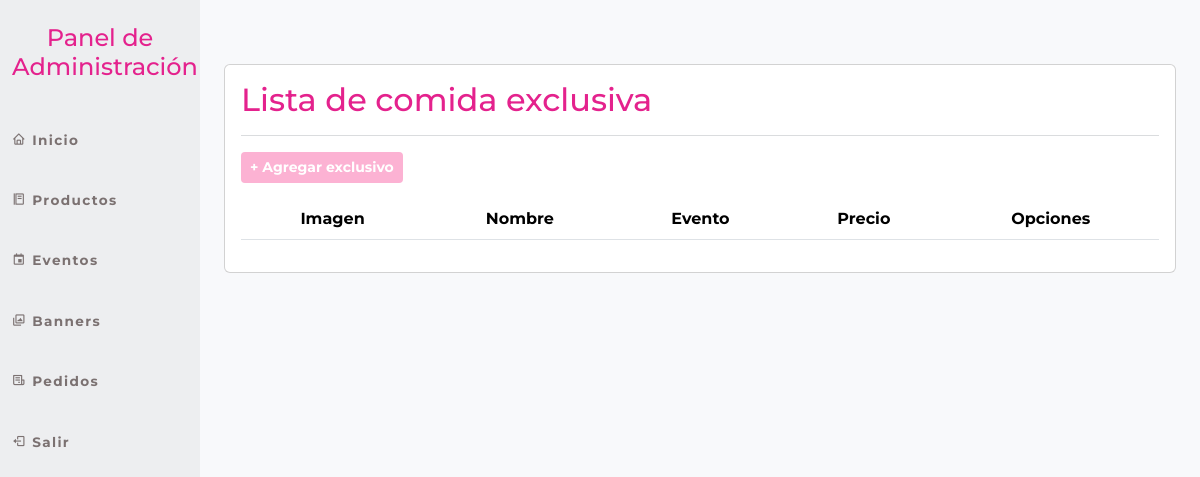
The app's page /panel_admin/exclusivos/listar/ (signed in), older data.
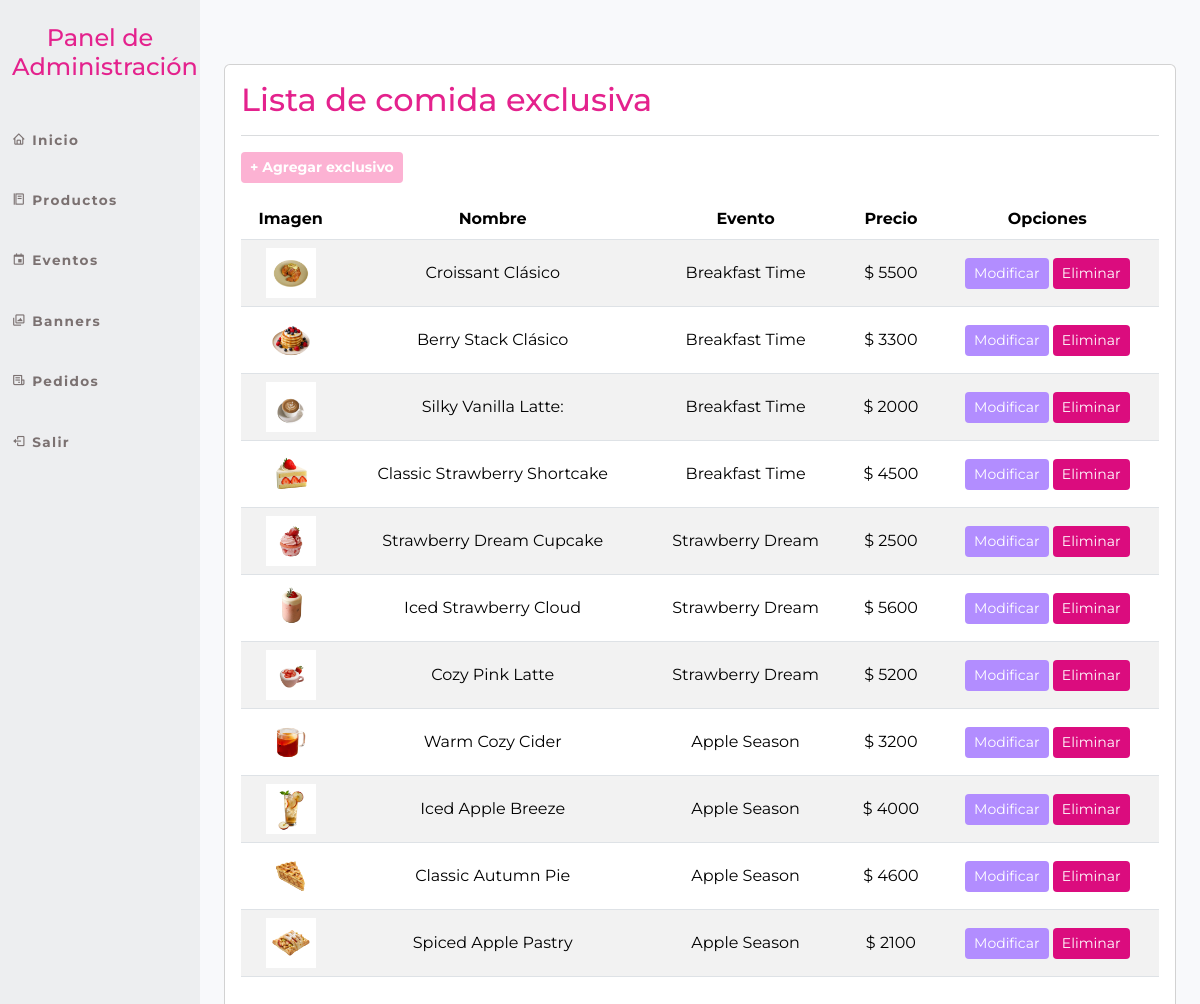
The same page, newer data.
### cafeteria_app/models.py (models this page shows, shortened)
class ExclusiveFood(models.Model):
    event = models.ForeignKey(Events, on_delete=models.CASCADE, related_name='exclusive')
    nombre = models.CharField(max_length=100)
    descripcion = models.CharField(max_length=200, blank=True)
    precio = models.PositiveIntegerField()
    image = models.ImageField(upload_to='alimentos/', blank=True, null=True)

class Events(models.Model):
    CategoryEvents = models.ForeignKey(CategoryEvents, on_delete=models.CASCADE, related_name='events')
    name = models.CharField(max_length=30)
    description = models.TextField(blank=True)
    image = models.ImageField(upload_to='events/', blank=True, null=True)
    fecha_inicio = models.DateTimeField(verbose_name="Inicio del evento", null=True, blank=True)
    fecha_fin = models.DateTimeField(verbose_name="Fin del evento", null=True, blank=True)
    def __str__(self):
        return self.name

### panel_admin/views.py (the view)
# urls.py: path('exclusivos/listar/', listar_exclusivo, name='admin_listar_exclusivo'),
@login_required(login_url='login_admin')
@user_passes_test(es_admin)
def listar_exclusivo(request):
    exclusivos = ExclusiveFood.objects.all()
    data = {'exclusivos': exclusivos}
    return render(request, 'panel_admin/eventos/listarExclusivo.html', data)

### cafeteria_app/context_processors.py (called while the page is built)
def cart(request):
    return {'cart': Cart(request)}

### panel_admin/views.py (called while the page is built)
def es_admin(user):
    return user.is_staff

### panel_admin/templates/panel_admin/eventos/listarExclusivo.html (shortened to what this page needs)
{% extends 'panel_admin/base.html' %}
{% load crispy_forms_tags %}
{% block main %}
<br><br>
<div class="card">
    <div class="card-body">
        <h2 style="font-family: 'Montserrat', sans-serif; color: #e4228d;">Lista de comida exclusiva</h2>
        <hr class="border-secondary opacity-25">
        <a href="{% url 'admin_agregar_exclusivo' %}" class="btn btn-sm mb-3" style="background-color: #FCB2D3; color: white; font-weight: bold;">+ Agregar exclusivo</a>
        <table class="table table-striped table-hover table-responsive-sm text-center align-middle">
            <thead>
                <tr>
                    <th>Imagen</th>
                    <th>Nombre</th>
                    <th>Evento</th>
                    <th>Precio</th>
                    <th>Opciones</th>
                </tr>
            </thead>
            <tbody>
                {% for ex in exclusivos %}
                <tr>
                    <td>
                        {% if ex.image %}
                            <img src="{{ ex.image.url }}" width="50" alt="{{ ex.nombre }}">
                        {% endif %}
                    </td>
                    <td>{{ ex.nombre|title }}</td>
                    <td>{{ ex.event|title }}</td>
                    <td>$ {{ ex.precio }}</td>
                    <td>
                        <a href="{% url 'admin_modificar_exclusivo' ex.id %}" class="btn btn-sm" style="background-color: #B28DFF; color: white;">Modificar</a>
                        <a href="#" onclick="eliminarExclusivo({{ ex.id }})" class="btn btn-sm" style="background-color: #db0c7e; color: white;">Eliminar</a>
                    </td>
                </tr>
                {% endfor %}
            </tbody>
        </table>
    </div>
</div>
{% endblock %}

### panel_admin/templates/panel_admin/base.html (shortened to what this page needs)
{% load static %}
<!DOCTYPE html>
<html lang="es">
<head>
    <link href="https://cdn.jsdelivr.net/npm/bootstrap@5.3.8/dist/css/bootstrap.min.css" rel="stylesheet">
    <link rel="stylesheet" href="{% static 'panel_admin/styleAdmin.css' %}">
    <link href='https://unpkg.com/boxicons@2.1.4/css/boxicons.min.css' rel='stylesheet'>
</head>
<body>
{% block content %}
<div class="container-fluid">
    <div class="row">
        {% block navbar %}
        <nav class="navbar-admin col-md-2 bg-light sidebar">
            <h1 style="color: #e4228d; text-align: center; font-size: 1.5rem; margin-top: 1.5rem;">
                Panel de Administración
            </h1>
            <ul class="nav-links flex-column mt-5" style="gap: 40px; list-style: none; padding: 0;">
                <li class="nav-item"><a class="nav-link" href="{% url 'admin_panel_admin' %}"><i class="bx bx-home"> </i> Inicio</a></li>
                <li class="nav-item"><a class="nav-link" href="{% url 'products' %}"><i class='bx bx-food-menu'></i> Productos</a></li>
                <li class="nav-item"><a class="nav-link" href="{% url 'admin_events' %}"><i class='bx bx-calendar-event'></i> Eventos</a></li>
                <li class="nav-item"><a class="nav-link" href="{% url 'admin_listar_banner' %}"><i class='bx bx-images'></i> Banners</a></li>
                <li class="nav-item"><a class="nav-link" href="{% url 'admin_listar_pedido' %}"><i class='bx bx-receipt'></i> Pedidos</a></li>
                <li class="nav-item"><a class="nav-link" href="{% url 'exit' %}"><i class='bx bx-log-out'></i> Salir</a></li>
            </ul>
        </nav>
        {% endblock %}
        <main class="col-md-10 px-md-4 mt-3">
            {% block main %}
            {% endblock %}
        </main>
    </div>
</div>
{% endblock %}
</body>
</html>

### panel_admin/static/panel_admin/styleAdmin.css (style rules this page uses)
body { font-family: 'Montserrat', sans-serif; background-color: #F8F9FB; border-bottom: none; }
.navbar-admin { position: sticky !important; background-color: #EDEEF0 !important; }
.nav-links { font-size: 2rem !important; display: flex; flex-direction: column; gap: 30px; }
.nav-links a { color: #7B7171; font-family: 'Montserrat', sans-serif; font-weight: bold; font-size: 0.85rem; letter-spacing: 0.1em; text-decoration: none !important; }
.sidebar { min-height: 100vh !important; }

Row changes from the older to the newer data that the page shows:
added ExclusiveFood: image (picture), nombre "Croissant Clásico", event "Breakfast Time", precio "5500"
added ExclusiveFood: image (picture), nombre "Berry Stack Clásico", event "Breakfast Time", precio "3300"
added ExclusiveFood: image (picture), nombre "Silky Vanilla Latte:", event "Breakfast Time", precio "2000"
added ExclusiveFood: image (picture), nombre "Classic Strawberry Shortcake", event "Breakfast Time", precio "4500"
added ExclusiveFood: image (picture), nombre "Strawberry Dream Cupcake", event "Strawberry Dream", precio "2500"
added ExclusiveFood: image (picture), nombre "Iced Strawberry Cloud", event "Strawberry Dream", precio "5600"
added ExclusiveFood: image (picture), nombre "Cozy Pink Latte", event "Strawberry Dream", precio "5200"
added ExclusiveFood: image (picture), nombre "Warm Cozy Cider", event "Apple Season", precio "3200"
added ExclusiveFood: image (picture), nombre "Iced Apple Breeze", event "Apple Season", precio "4000"
added ExclusiveFood: image (picture), nombre "Classic Autumn Pie", event "Apple Season", precio "4600"
added ExclusiveFood: image (picture), nombre "Spiced Apple Pastry", event "Apple Season", precio "2100"
